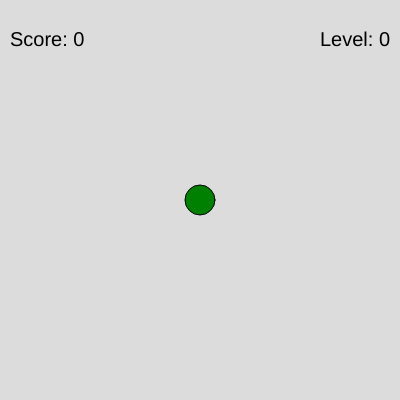
Frame 1 (no input)
Frame 60 (no input): identical to frame 1, image omitted
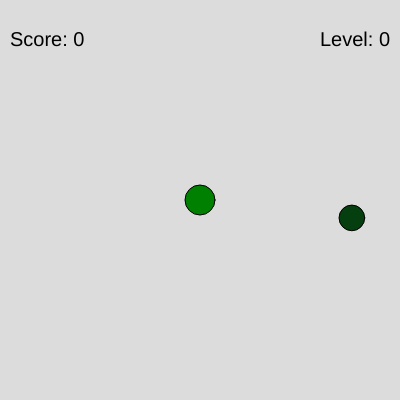
Frame 120 (the mouse pressed at the canvas centre since frame 60)

The p5.js sketch that drew these frames (run headless with seeded random() and noise() and a simulated clock; from frame 60 on, the mouse is pressed at the canvas centre):

// p5.js sketch
// ── sketch.js
let movingObjects = []; // Creamos un array vacío llamado "movingObjects"
let ballTimer = 0; // Inicializamos la variable "ballTimer" en 0
let score = 0; // Inicializamos la variable "score" en 0
let level = 0; // Inicializamos la variable "level" en 0
let dragonColor = "green"; // Inicializamos la variable "dragonColor" en "green"
let winnerButton; // Declaramos la variable "winnerButton" sin inicializarla
let scorePosition; // Declaramos la variable "scorePosition" sin inicializarla
let levelPosition; // Declaramos la variable "levelPosition" sin inicializarla




// Definimos la función "setup"
function setup() {

  createCanvas(400, 400);   // Creamos un canvas de 400x400 píxeles
  movingObjects.push(new Dragon());   // Agregamos un nuevo objeto de tipo Dragon al array "movingObjects"
  scorePosition = createVector(10, 30);  // Creamos un vector con coordenadas (10, 30) y lo asignamos a la variable "scorePosition"
  levelPosition = createVector(width - 10, 30); // Creamos un vector con coordenadas (ancho - 10, 30) y lo asignamos a la variable "levelPosition"
}




// Definimos la función "draw"
function draw() {
  // Establecemos el color de fondo en gris claro
  background(220);

  // Iteramos a través de cada objeto en el array "movingObjects"
  for (let object of movingObjects) {
    // Mostramos el objeto en la pantalla
    object.show();
    // Movemos el objeto
    object.move();

    // Si el objeto es una pelota y está fuera de la pantalla, lo eliminamos del array "movingObjects"
    if (object instanceof Ball && object.isOffscreen()) {
      movingObjects.splice(movingObjects.indexOf(object), 1);
    }

    // Si el objeto es una pelota y la primera pelota en el array "movingObjects" colisiona con ella,
    // actualizamos la puntuación y comprobamos si se cumple alguna condición de nivel
    if (object instanceof Ball && movingObjects[0].hits(object)) {
      score += object.value; // Incrementamos la puntuación según el valor de la pelota
      // Comprobamos si se cumple alguna condición de nivel y actualizamos la variable "level" y "dragonColor" en consecuencia
      if (score >= 1000 && level === 0) {
        level = 1;
        dragonColor = "blue";
      } else if (score >= 2500 && level === 1) {
        level = 2;
        dragonColor = "purple";
      } else if (score >= 5000 && level === 2) {
        level = 3;
        dragonColor = "red";
        // Si el jugador ha llegado al nivel 3 y ha obtenido al menos 5000 puntos, se detiene el juego y se muestra un mensaje de ganador
        noLoop();
        background(220);
        textSize(50);
        textAlign(CENTER, CENTER);
        fill("black");
        text("WINNER", width / 2, height / 2);
        // Creamos un botón para volver a jugar y lo mostramos en la pantalla
        winnerButton = createButton('Play Again');
        winnerButton.position(width/2 - 50, height/2 + 40);
        winnerButton.mousePressed(playAgain);
      }
      // Eliminamos la pelota del array "movingObjects"
      movingObjects.splice(movingObjects.indexOf(object), 1);
    }
  }

  // Mostramos la puntuación y el nivel en la pantalla
  fill(0);
  textSize(20);
  textAlign(LEFT, TOP);
  text("Score: " + score, scorePosition.x, scorePosition.y);
  textAlign(RIGHT, TOP);
  text("Level: "+ level, levelPosition.x, levelPosition.y);

  // Si el nivel es menor que 3, la puntuación es menor que 5000 y se cumple una probabilidad del 2%, agregamos una nueva pelota al array "movingObjects"
  if (random() < 0.02 && level < 3 && score < 5000) {
    movingObjects.push(new Ball());
  }
}




// Esta función se llama cuando se hace clic en el botón "Play Again".
// Reinicia las variables del juego y crea un nuevo objeto Dragon.
function playAgain() {
  winnerButton.remove(); // Elimina el botón "Play Again".
  movingObjects = []; // Vacía el arreglo de objetos móviles.
  score = 0; // Reinicia la puntuación a cero.
  level = 0; // Reinicia el nivel a cero.
  dragonColor = "green"; // Restablece el color del dragón a verde.
  movingObjects.push(new Dragon()); // Crea un nuevo objeto Dragon y lo agrega al arreglo de objetos móviles.
  loop(); // Reanuda el bucle de dibujo.
}



// Esta clase es la clase base para todos los objetos móviles del juego.
class MovingObject {
  constructor() {
    this.size = 0; // El tamaño del objeto.
    this.color = ""; // El color del objeto.
    this.x = 0; // La posición X del objeto.
    this.y = 0; // La posición Y del objeto.
  }

  // Muestra el objeto en la pantalla.
  show() {
    fill(this.color); // Establece el color de relleno del objeto.
    ellipse(this.x, this.y, this.size, this.size); // Dibuja una elipse en la posición del objeto con el tamaño especificado.
  }

  // Mueve el objeto.
  move() {
    // Esta función se implementa en las subclases para proporcionar un comportamiento de movimiento específico para cada tipo de objeto móvil.
  }

  // Verifica si este objeto colisiona con otro objeto.
  hits(object) {
    // Esta función se implementa en las subclases para proporcionar un comportamiento específico de colisión para cada tipo de objeto móvil.
  }
}



// Clase Dragon que hereda de la clase MovingObject
class Dragon extends MovingObject {
// Constructor de la clase Dragon
constructor() {
super(); // Llama al constructor de la clase padre
this.x = width / 2;
this.y = height / 2;
this.speed = 5;
this.size = 30;
this.color = "green";
}

// Método para mover el dragón
move() {
if (keyIsDown(LEFT_ARROW)) { // Si se presiona la flecha izquierda
this.x -= this.speed; // Disminuye la posición x del dragón
}
if (keyIsDown(RIGHT_ARROW)) { // Si se presiona la flecha derecha
this.x += this.speed; // Aumenta la posición x del dragón
}
if (keyIsDown(UP_ARROW)) { // Si se presiona la flecha arriba
this.y -= this.speed; // Disminuye la posición y del dragón
}
if (keyIsDown(DOWN_ARROW)) { // Si se presiona la flecha abajo
this.y += this.speed; // Aumenta la posición y del dragón
}
// Restringe el movimiento del dragón a los límites de la pantalla
this.x = constrain(this.x, 0 + this.size / 2, width);
this.y = constrain(this.y, 0 + this.size / 2, height - this.size / 2);
}

// Método que verifica si el dragón colisiona con otro objeto
hits(object) {
let d = dist(this.x, this.y, object.x, object.y); // Calcula la distancia entre el dragón y el objeto
return d < (this.size / 2 + object.size / 2); // Retorna true si la distancia es menor a la suma de los radios del dragón y el objeto
}
}



// Define la clase Ball que hereda de MovingObject
class Ball extends MovingObject {
  constructor() {
    // Llama al constructor de la clase padre
    super();
    // Define las propiedades de la pelota
    this.x = width;
    this.y = random(height);
    this.speed = random(2, 5);
    this.size = random(10, 30);
    this.color = color(random(255), random(255), random(255));
    // Define el valor de la pelota en base a su tamaño
    this.value = Math.round(map(this.size, 10, 30, 100, 500));
  }

  // Define el método move de la pelota
  move() {
    // Actualiza la posición de la pelota en el eje x
    this.x -= this.speed;
    // Mueve la pelota aleatoriamente en el eje y
    this.y += random(-1, 1); 
  }

  // Define el método isOffscreen de la pelota
  isOffscreen() {
    // Devuelve verdadero si la pelota está fuera de la pantalla
    return (this.x < 0);
  }
}
